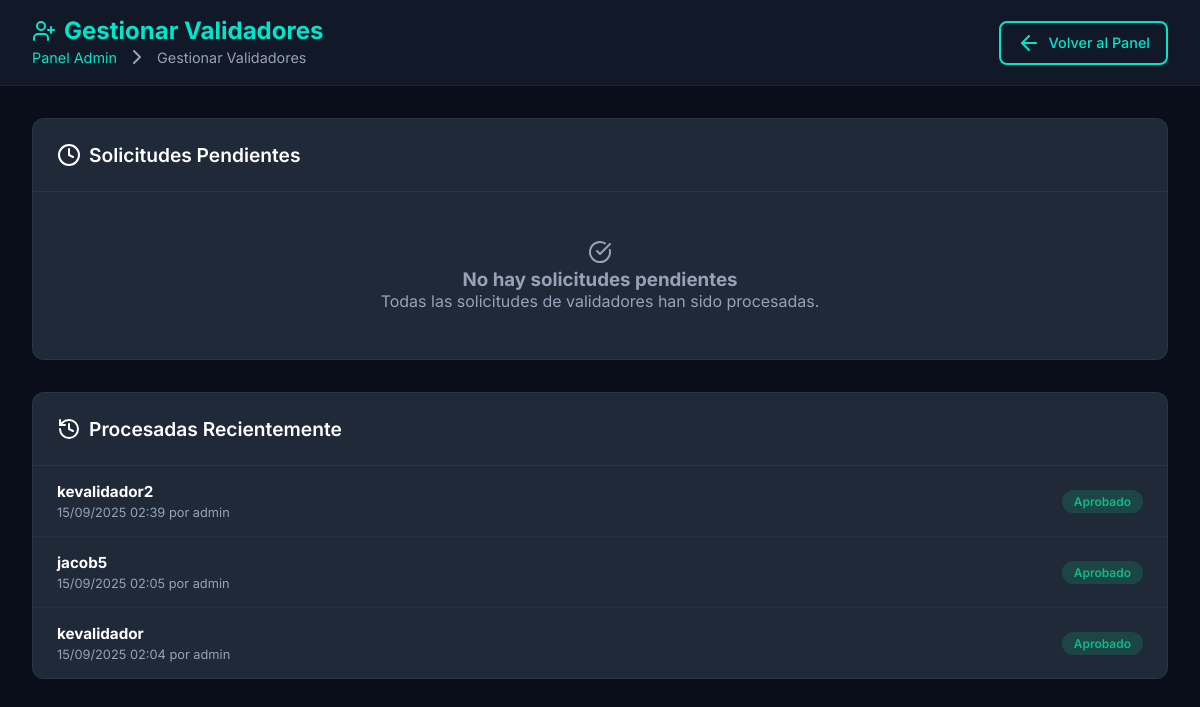
Page /admin-panel/validadores/ (signed in) on the committed database.
### tasks/models.py (models this page shows, shortened)
class RegistroPendiente(models.Model):
    ESTADO_CHOICES = [
        ('pendiente', 'Pendiente'),
        ('aprobado', 'Aprobado'),
        ('rechazado', 'Rechazado'),
    ]
    username = models.CharField(max_length=150, unique=True)
    email = models.EmailField()
    password_hash = models.CharField(max_length=128)
    rol_solicitado = models.CharField(max_length=20)
    estado = models.CharField(max_length=10, choices=ESTADO_CHOICES, default='pendiente')
    fecha_solicitud = models.DateTimeField(auto_now_add=True)
    fecha_decision = models.DateTimeField(null=True, blank=True)
    decidido_por = models.ForeignKey(settings.AUTH_USER_MODEL, on_delete=models.SET_NULL, null=True, blank=True)
    razon_rechazo = models.TextField(blank=True)
    class Meta:
        verbose_name = "Registro Pendiente"
        verbose_name_plural = "Registros Pendientes"

### tasks/views.py (the view)
# urls.py: path('admin-panel/validadores/', gestionar_validadores_pendientes, name='gestionar_validadores_pendientes'),
@login_required
def gestionar_validadores_pendientes(request):
    if not es_administrador(request.user):
        messages.error(request, "No tienes permisos para acceder a esta página.")
        return redirect('home')
    registros_pendientes = RegistroPendiente.objects.filter(estado='pendiente').order_by('-fecha_solicitud')
    registros_procesados = RegistroPendiente.objects.exclude(estado='pendiente').order_by('-fecha_decision')[:10]
    context = {
        'registros_pendientes': registros_pendientes,
        'registros_procesados': registros_procesados,
    }
    return render(request, 'admin/validadores_pendientes.html', context)

### tasks/views.py (called while the page is built)
def es_administrador(user):
    return user.is_authenticated and (user.is_superuser or user.groups.filter(name='administrador').exists())

### templates/admin/validadores_pendientes.html (shortened to what this page needs)
<!DOCTYPE html>
<html lang="es">
<head>
</head>
<body>
    <header class="header">
        <div>
            <h1>
                <i data-lucide="user-plus"></i>
                Gestionar Validadores
            </h1>
            <div class="breadcrumb">
                <a href="{% url 'panel_administrador' %}">Panel Admin</a>
                <i data-lucide="chevron-right"></i>
                <span>Gestionar Validadores</span>
            </div>
        </div>
        <div>
            <a href="{% url 'panel_administrador' %}" class="btn btn-back">
                <i data-lucide="arrow-left"></i>
                Volver al Panel
            </a>
        </div>
    </header>
    <div class="container">
        <div class="section">
            <div class="section-header">
                <div class="section-title">
                    <i data-lucide="clock"></i>
                    Solicitudes Pendientes
                </div>
            </div>
            {% if registros_pendientes %}
                {% for registro in registros_pendientes %}
                    <div class="solicitud-card">
                        <div class="solicitud-header">
                            <div class="solicitud-info">
                                <h3>{{ registro.username }}</h3>
                                <div class="solicitud-meta">
                                    <div><strong>Email:</strong> {{ registro.email }}</div>
                                    <div><strong>Rol solicitado:</strong> {{ registro.rol_solicitado|capfirst }}</div>
                                    <div><strong>Fecha de solicitud:</strong> {{ registro.fecha_solicitud|date:"d/m/Y H:i" }}</div>
                                </div>
                            </div>
                            <div class="solicitud-actions">
                                <form method="POST" action="{% url 'procesar_solicitud_validador' registro.id 'aprobar' %}" style="display: inline;">
                                    {% csrf_token %}
                                    <button type="submit" class="btn btn-approve" onclick="return confirm('¿Aprobar esta solicitud de validador?')">
                                        <i data-lucide="check"></i>
                                        Aprobar
                                    </button>
                                </form>
                                <button type="button" class="btn btn-reject" onclick="openRejectModal({{ registro.id }}, '{{ registro.username }}')">
                                    <i data-lucide="x"></i>
                                    Rechazar
                                </button>
                            </div>
                        </div>
                    </div>
                {% endfor %}
            {% else %}
                <div class="empty-state">
                    <i data-lucide="check-circle"></i>
                    <h3>No hay solicitudes pendientes</h3>
                    <p>Todas las solicitudes de validadores han sido procesadas.</p>
                </div>
            {% endif %}
        </div>
        <div class="section">
            <div class="section-header">
                <div class="section-title">
                    <i data-lucide="history"></i>
                    Procesadas Recientemente
                </div>
            </div>
            {% if registros_procesados %}
                <div class="procesados">
                    {% for registro in registros_procesados %}
                        <div class="procesado-item">
                            <div class="procesado-info">
                                <h4>{{ registro.username }}</h4>
                                <div class="procesado-meta">
                                    {{ registro.fecha_decision|date:"d/m/Y H:i" }} por {{ registro.decidido_por.username }}
                                </div>
                            </div>
                            <span class="estado-badge estado-{{ registro.estado }}">
                                {{ registro.estado|capfirst }}
                            </span>
                        </div>
                    {% endfor %}
                </div>
            {% else %}
                <div class="empty-state">
                    <i data-lucide="inbox"></i>
                    <p>No hay registros procesados recientemente.</p>
                </div>
            {% endif %}
        </div>
    </div>
</body>
</html>

### templates/admin/validadores_pendientes.html (style rules this page uses)
:root { --primary: #00e6cc; --secondary: #0099ff; --accent: #ff0080; --bg-primary: #0a0e1a; --bg-secondary: #111827; --bg-card: #1f2937; --text-primary: #ffffff; --text-secondary: #e2e8f0; --text-muted: #94a3b8; --success: #10b981; --warning: #f59e0b; --error: #ef4444; }
* { margin: 0; padding: 0; box-sizing: border-box; }
body { font-family: 'Inter', sans-serif; background: var(--bg-primary); color: var(--text-primary); min-height: 100vh; }
.header { background: var(--bg-secondary); padding: 1rem 2rem; border-bottom: 1px solid rgba(148, 163, 184, 0.1); display: flex; justify-content: space-between; align-items: center; }
.header h1 { font-size: 1.5rem; color: var(--primary); display: flex; align-items: center; gap: 0.5rem; }
.breadcrumb { display: flex; align-items: center; gap: 0.5rem; color: var(--text-muted); font-size: 0.9rem; }
.breadcrumb a { color: var(--primary); text-decoration: none; }
.container { max-width: 1200px; margin: 2rem auto; padding: 0 2rem; }
.section { background: var(--bg-card); border-radius: 12px; border: 1px solid rgba(148, 163, 184, 0.1); overflow: hidden; margin-bottom: 2rem; }
.section-header { padding: 1.5rem; border-bottom: 1px solid rgba(148, 163, 184, 0.1); display: flex; align-items: center; justify-content: between; gap: 1rem; }
.section-title { font-size: 1.2rem; font-weight: 600; color: var(--text-primary); display: flex; align-items: center; gap: 0.5rem; }
.btn { padding: 0.5rem 1rem; border: none; border-radius: 8px; font-weight: 500; font-size: 0.9rem; cursor: pointer; text-decoration: none; display: inline-flex; align-items: center; gap: 0.5rem; transition: all 0.3s ease; }
.btn-back { background: transparent; color: var(--primary); border: 2px solid var(--primary); }
.empty-state { text-align: center; padding: 3rem; color: var(--text-muted); }
.procesados { max-height: 400px; overflow-y: auto; }
.procesado-item { padding: 1rem 1.5rem; border-bottom: 1px solid rgba(148, 163, 184, 0.05); display: flex; justify-content: space-between; align-items: center; }
.procesado-item:last-child { border-bottom: none; }
.procesado-info { flex: 1; }
.procesado-info h4 { color: var(--text-primary); margin-bottom: 0.25rem; font-size: 0.95rem; }
.procesado-meta { color: var(--text-muted); font-size: 0.8rem; }
.estado-badge { padding: 0.25rem 0.75rem; border-radius: 12px; font-size: 0.75rem; font-weight: 600; }
.estado-aprobado { background: rgba(16, 185, 129, 0.2); color: var(--success); }

### rows in the picture
RegistroPendiente: username "kevalidador2", fecha_decision "15/09/2025 02:39", decidido_por.username "admin", estado "Aprobado"
RegistroPendiente: username "jacob5", fecha_decision "15/09/2025 02:05", decidido_por.username "admin", estado "Aprobado"
RegistroPendiente: username "kevalidador", fecha_decision "15/09/2025 02:04", decidido_por.username "admin", estado "Aprobado"
